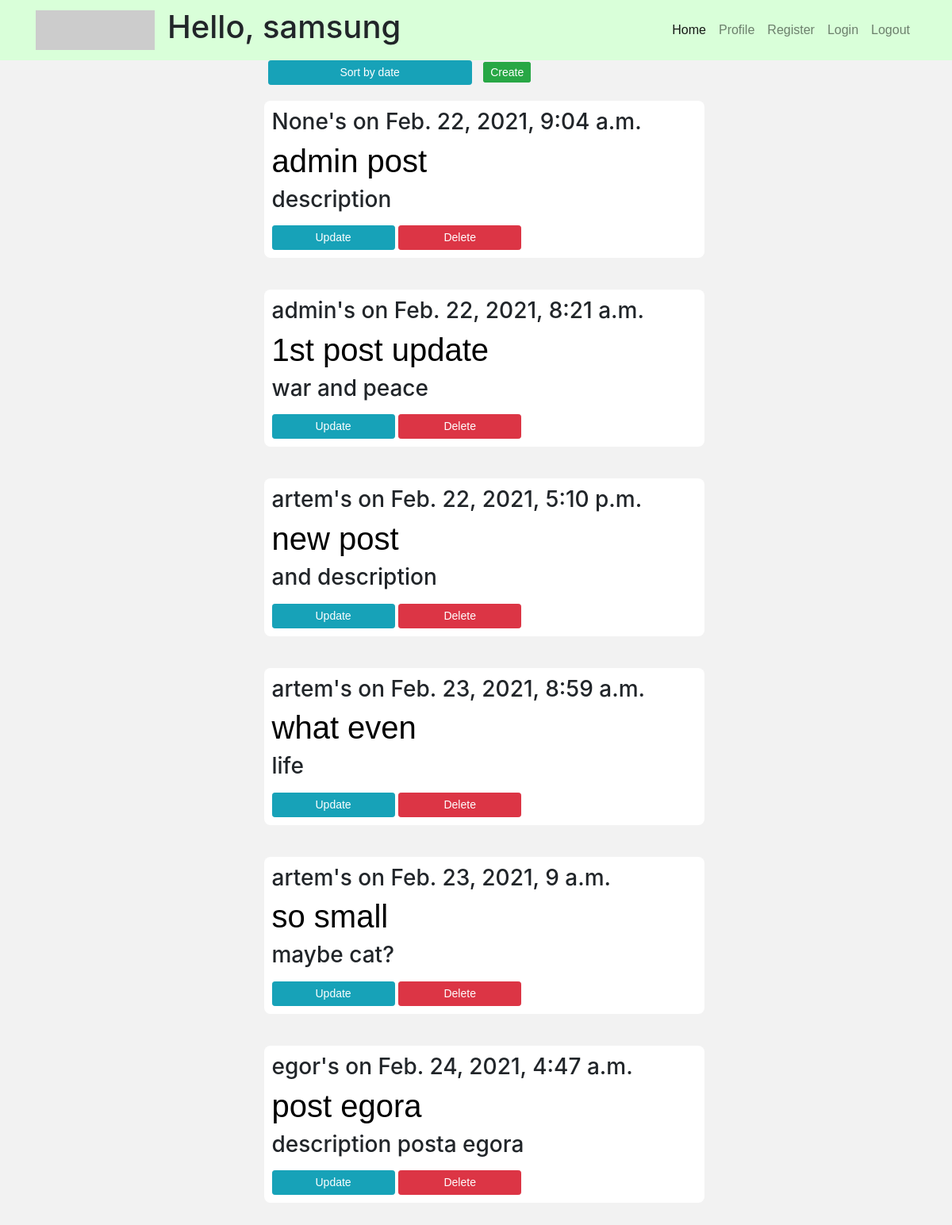
/blog/ (signed in), run on the app's committed database.
### BlogApp/models.py (models this page shows, shortened)
class Post(models.Model):
    name = models.CharField(max_length=200, default='Untitled')
    creation_date = models.DateTimeField(auto_now_add=True, null=True)
    text = models.TextField()
    description = models.TextField(max_length=200)
    user = models.ForeignKey(Guest, on_delete=models.SET_NULL, null=True)

class Guest(models.Model):
    user = models.OneToOneField(User, null=True, blank=True, on_delete=models.CASCADE)
    name = models.CharField(max_length=200, null=True)  # should be unique
    date_created = models.DateTimeField(auto_now_add=True, null=True)
    email = models.EmailField(default='example@blog.com')  # can't change
    phone = models.IntegerField(blank=True, default=111111)
    profile_picture = models.ImageField(null=True, blank=True)
    skype = models.CharField(max_length=50, null=True, blank=True)
    def __str__(self):
        return self.name

### BlogApp/views.py (the view)
# urls.py: path('', views.index, name='home'),
@login_required(login_url='Blog:login')
def index(request):
    try:
        posts = Post.objects.all().order_by('user')
    except TypeError:
        template = loader.get_template('Blog/unauthenticated.html')
        return HttpResponse(template.render())
    context = {'posts': posts, 'user': request.user.username}
    return render(request, 'index.html', context)

### templates/index.html (shortened to what this page needs)
{% extends 'Blog/base.html' %}
{% block content %}
<div class="content">
    <div class="container">
        {% if request.path == '/blog/' %}
            <a href="{% url 'Blog:home_by_date' %}" class="btn btn-sm btn-info"
            style="width: 49%">Sort by date</a>
        {% else %}
            <a href="{% url 'Blog:home' %}" class="btn btn-sm btn-info"
            style="width: 49%">Sort by author</a>
        {% endif %}
        <a href="{% url 'Blog:create' %}" class="btn btn-sm btn-success"
    style="width: 50%; margin: 10px; display: inline">Create</a>
    </div>
    {% for post in posts %}
        <div class="post">
            <h3>{{ post.user }}'s on {{ post.creation_date }}</h3>
            <h1><a href="{% url 'Blog:post' post.id %}">{{ post.name }}</a></h1>
            <h3>{{ post.description }}</h3>
            <a href="{% url 'Blog:update' post.id %}" class="btn btn-sm btn-info"
                style="width: 29%">Update</a>
            <a href="{% url 'Blog:delete' post.id %}" class="btn btn-sm btn-danger"
                style="width: 29%">Delete</a>
        </div>
    {% endfor %}
</div>
{% endblock %}

### templates/Blog/base.html (shortened to what this page needs)
<!DOCTYPE html>
{% load static %}
<html lang="en">
<head>
        <link rel="stylesheet"
          href="https://stackpath.bootstrapcdn.com/bootstrap/4.3.1/css/bootstrap.min.css"
>
        <link rel="stylesheet"
              type="text/css"
              href="{% static 'css/main.css' %}">
</head>
<body>
<nav class="navbar navbar-expand-lg navbar-light static-top"
  style="background-color: #d9ffd9;">
  <div class="container">
    <a class="navbar-brand" href="#">
          <img src="http://placehold.it/150x50?text=Logo" alt="">
        </a>
    <div class="collapse navbar-collapse" id="navbarResponsive">
        <h1>Hello, {{ request.user }} </h1>
      <ul class="navbar-nav ml-auto">
        <li class="nav-item active">
          <a class="nav-link" href="{% url 'Blog:home' %}">Home
              </a>
        </li>
        <li class="nav-item">
          <a class="nav-link" href="{% url 'Blog:profile' user %}">Profile</a>
        </li>
        <li class="nav-item">
          <a class="nav-link" href="{% url 'Blog:register' %}">Register</a>
        </li>
        <li class="nav-item">
          <a class="nav-link" href="{% url 'Blog:login' %}">Login</a>
        </li>
        <li class="nav-item">
          <a class="nav-link" href="{% url 'Blog:logout' %}">Logout</a>
        </li>
      </ul>
    </div>
  </div>
</nav>
<div class="container">
  {% block content %}
  {% endblock %}
</div>
</body>
</html>

### static/css/main.css (style rules this page uses)
body { background-color: #f2f2f2; }
.post { width: 100%; display: inline-block; margin: 20px 10px 20px 10px; border-radius: 8px; padding: 10px; background-color: white; }
a { font-family: Arial, Helvetica, sans-serif; color: black; }
.content { width: 50%; margin: 0 auto; }

### data on the page
Post: user "None", creation_date "Feb. 22, 2021, 9:04 a.m.", name "admin post", description "description"
Post: user "admin", creation_date "Feb. 22, 2021, 8:21 a.m.", name "1st post update", description "war and peace"
Post: user "artem", creation_date "Feb. 22, 2021, 5:10 p.m.", name "new post", description "and description"
Post: user "artem", creation_date "Feb. 23, 2021, 8:59 a.m.", name "what even", description "life"
Post: user "artem", creation_date "Feb. 23, 2021, 9 a.m.", name "so small", description "maybe cat?"
Post: user "egor", creation_date "Feb. 24, 2021, 4:47 a.m.", name "post egora", description "description posta egora"

### other printed values
{{ request.user }} "samsung"
